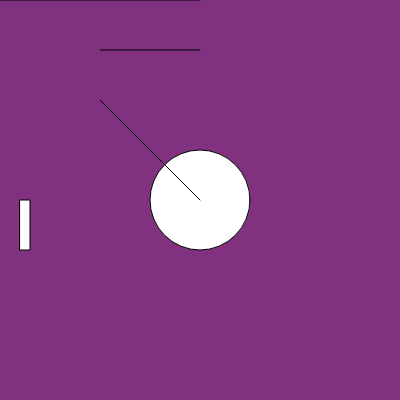
Frame 1 (no input)
Frame 60 (no input): identical to frame 1, image omitted
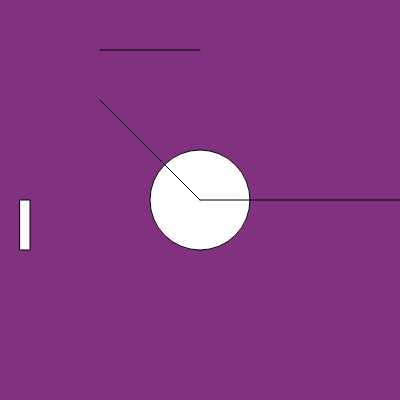
Frame 120 (the mouse pressed at the canvas centre since frame 60)

The p5.js sketch that drew these frames (run headless with seeded random() and noise() and a simulated clock; from frame 60 on, the mouse is pressed at the canvas centre):

// p5.js sketch
// ── sketch.js
function setup() {
  createCanvas(400, 400);
}

function draw() {
  background(128,50,128);
  circle(200,200,100)
  // circle(mouseX,mouseY,100)
  line(100,100,200,200)
  rect(20,200,10,50)
  line(100,50,200,50)
  line(mouseX,mouseY, mouseX+200,mouseY)
}
